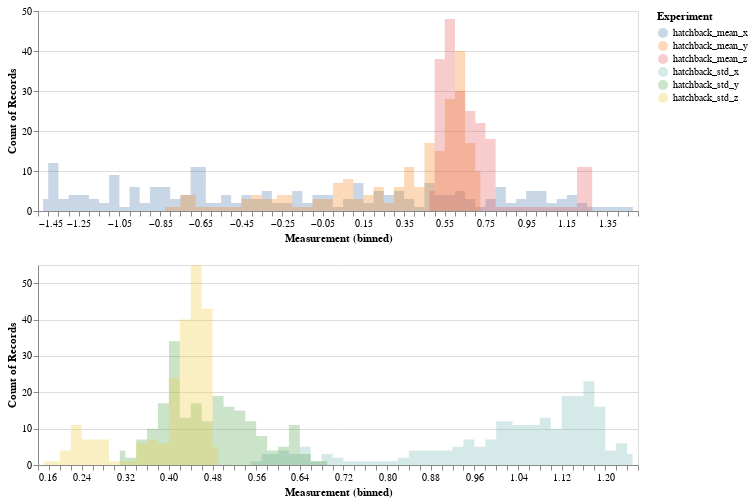

The cell this chart's notebook holds for it:
### Code cell
s = pd.DataFrame(x[2])
source_upper = pd.DataFrame({
    'hatchback_mean_x': np.array(s[0]),
    'hatchback_mean_y': np.array(s[1]),
    'hatchback_mean_z': np.array(s[2])
})

source_lower = pd.DataFrame({
    'hatchback_std_x': np.array(s[3]),
    'hatchback_std_y': np.array(s[4]),
    'hatchback_std_z': np.array(s[5])
})



upper=alt.Chart(source_upper).transform_fold(
    ['hatchback_mean_x', 'hatchback_mean_y', 'hatchback_mean_z'],
    as_=['Experiment', 'Measurement']
).mark_area(
    opacity=0.3,
    interpolate='step'
).encode(
    alt.X('Measurement:Q', bin=alt.Bin(maxbins=100)),
    alt.Y('count()', stack=None),
    alt.Color('Experiment:N')).properties(
    width=600,
    height=200
)

lower = alt.Chart(source_lower).transform_fold(
    ['hatchback_std_x', 'hatchback_std_y', 'hatchback_std_z'],
    as_=['Experiment', 'Measurement']
).mark_area(
    opacity=0.3,
    interpolate='step'
).encode(
    alt.X('Measurement:Q', bin=alt.Bin(maxbins=100)),
    alt.Y('count()', stack=None),
    alt.Color('Experiment:N')) .properties(
    width=600,
    height=200
)
alt.vconcat(upper, lower)

### Figure 1 — Vega-Lite specification as saved in the notebook (floating-point values rounded to 4 significant figures; data arrays with more than 128 entries replaced by an {"elided": "..."} marker saying what was removed)
{"config": {"view": {"continuousWidth": 400, "continuousHeight": 300}}, "vconcat": [{"data": {"name": "data-c7c710f44da12ce2ff65ba883fb31716"}, "mark": {"type": "area", "interpolate": "step", "opacity": 0.3}, "encoding": {"color": {"type": "nominal", "field": "Experiment"}, "x": {"type": "quantitative", "bin": {"maxbins": 100}, "field": "Measurement"}, "y": {"type": "quantitative", "aggregate": "count", "stack": null}}, "height": 200, "transform": [{"fold": ["hatchback_mean_x", "hatchback_mean_y", "hatchback_mean_z"], "as": ["Experiment", "Measurement"]}], "width": 600}, {"data": {"name": "data-5efb8d45ac0a85c918c694d42f6a9271"}, "mark": {"type": "area", "interpolate": "step", "opacity": 0.3}, "encoding": {"color": {"type": "nominal", "field": "Experiment"}, "x": {"type": "quantitative", "bin": {"maxbins": 100}, "field": "Measurement"}, "y": {"type": "quantitative", "aggregate": "count", "stack": null}}, "height": 200, "transform": [{"fold": ["hatchback_std_x", "hatchback_std_y", "hatchback_std_z"], "as": ["Experiment", "Measurement"]}], "width": 600}], "$schema": "https://vega.github.io/schema/vega-lite/v4.0.2.json", "datasets": {"data-c7c710f44da12ce2ff65ba883fb31716": {"elided": "211 records"}, "data-5efb8d45ac0a85c918c694d42f6a9271": {"elided": "211 records"}}}
